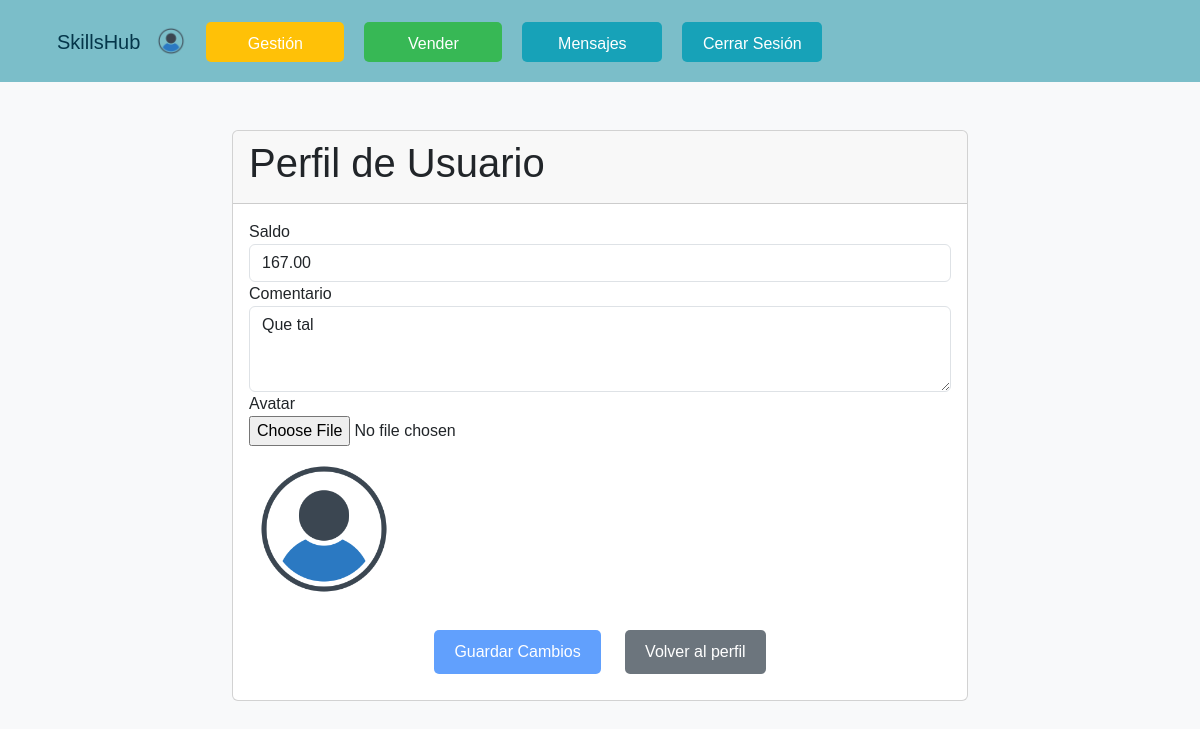
The app's page /configura_perfil/ (signed in) with its own data.
### SkillsHub/models.py (models this page shows, shortened)
class Usuario(AbstractUser):
    nombre = models.CharField(max_length=100)
    saldo = models.DecimalField(max_digits=10, decimal_places=2, default=0, null=True)
    avatar = models.ImageField(upload_to='avatars/', default='avatars/perfil.png')
    comentario = models.TextField(blank=True, null=True)
    baneado = models.BooleanField(default=False)
    seguidores = models.ManyToManyField("self", symmetrical=False, related_name='usuarios_seguidores', blank=True)
    seguidos = models.ManyToManyField("self", symmetrical=False, related_name='usuarios_seguidos', blank=True)
    insignia_perfil = models.ForeignKey(UsuarioInsignia, null=True, blank=True, on_delete=models.SET_NULL, related_name='insignia_en_perfil')

### SkillsHub/views.py (the view)
# urls.py: path('configura_perfil/', login_required(views.configura_perfil), name='configura_perfil'),
def configura_perfil(request):
    perfil_usuario = request.user
    if request.user == perfil_usuario:
        if request.method == 'POST':
            form = PerfilForm(request.POST, request.FILES, instance=request.user)
            if form.is_valid():
                pk = request.user.pk
                form.save()
                return redirect('perfil_usuario', pk=pk)
        else:
            form = PerfilForm(instance=request.user)
        return render(request, 'Proyecto/configura_perfil.html', {'form': form})
    else:
        return render(request, 'Proyecto/perfil_usuario.html')

### SkillsHub/forms.py
class PerfilForm(forms.ModelForm):
    class Meta:
      model = Usuario
      fields = ['saldo', 'comentario', 'avatar']

### SkillsHub/templates/Proyecto/configura_perfil.html (shortened to what this page needs)
{% extends './base.html' %}
{% block content %}
<div class="container mt-5">
    <div class="row justify-content-center">
        <div class="col-md-8">
            <div class="card">
                <div class="card-header">
                    <h1 class="card-title">Perfil de Usuario</h1>
                </div>
                <div class="card-body">
                    <form method="post" enctype="multipart/form-data" oninput="validarFormulario()">
                        <div class="form-group">
                            <label for="id_saldo">Saldo</label>
                            <input type="number" class="form-control" id="id_saldo" name="saldo" step="0.01" placeholder="Ingresa tu saldo" value="{{ user.saldo|stringformat:"s" }}" oninput="validarCampo(this, '^[0-9]+(\\.[0-9]{1,2})?$', 'El saldo debe ser un número válido.')">
                        </div>
                        <div class="form-group">
                            <label for="id_comentario">Comentario</label>
                            <textarea class="form-control" id="id_comentario" name="comentario" rows="3" placeholder="Ingresa una descripción" oninput="validarCampo(this, '^[A-Za-z0-9 .,]*$', 'El comentario no debe contener caracteres especiales.')">{{ user.comentario }}</textarea>
                        </div>
                        <div class="form-group">
                            <label for="id_avatar">Avatar</label>
                            <input type="file" class="form-control-file w-100" id="id_avatar" name="avatar">
                            {% if user.avatar %}
                                <img src="{{ user.avatar.url }}" alt="Avatar" class="mt-2" style="max-width: 150px;">
                            {% endif %}
                        </div>
                        <div class="text-center mt-3">
                            <button type="submit" class="btn btn-primary" id="botonGuardar" disabled>Guardar Cambios</button>
                            <a href="{% url 'perfil_usuario' user.pk %}" class="btn btn-secondary">Volver al perfil</a>
                        </div>
                    </form>
                </div>
            </div>
        </div>
    </div>
</div>
{% endblock %}

### SkillsHub/templates/Proyecto/base.html (shortened to what this page needs)
{% load static %}
<!DOCTYPE html>
<html lang="es">
<head>
    <link href="https://cdn.jsdelivr.net/npm/bootstrap@5.3.3/dist/css/bootstrap.min.css" rel="stylesheet">
</head>
<body>
   <div class="container-fluid no-margin-padding">
        <nav class="page-header navbar navbar-expand-lg navbar-light">
            <div class="container">
                <h1 class="navbar-brand"><a href="{% url 'servicios' %}" style="text-decoration: none; color: inherit;">SkillsHub</a></h1>
                {% if user.avatar %}
                    <div class="d-flex align-items-center avatar-container">
                        <a href="{% url 'perfil_usuario' user.pk %}">
                            <img src="{{ user.avatar.url }}" class="avatar" alt="Avatar">
                        </a>
                    </div>
                {% endif %}
                <div class="collapse navbar-collapse" id="navbarNav">
                    <ul class="navbar-nav text-center">
                        {% if user.is_authenticated %}
                            {% if request.user.is_authenticated and request.user.is_superuser %}
                                <li class="nav-item"><a href="{% url 'gestion' %}" class="nav-link btn btn-warning">Gestión</a></li>
                            {% endif %}
                            <li class="nav-item"><a href="{% url 'nuevo_servicio' %}" class="nav-link btn success btn-success">Vender</a></li>
                            <li class="nav-item"><a href="{% url 'rooms' %}" class="nav-link btn btn-info info text-white">Mensajes</a></li>
                            <li class="nav-item">
                                <form action="{% url 'logout' %}" method="post">
                                    <button type="submit" class="btn btn-info info text-white">Cerrar Sesión</button>
                                </form>
                            </li>
                        {% else %}
                            <li class="nav-item"><a href="{% url 'login' %}" class="nav-link btn btn-info info text-white">Iniciar Sesión</a></li>
                            <li class="nav-item"><a href="{% url 'register' %}" class="nav-link btn btn-info info text-white">Regístrate</a></li>
                        {% endif %}
                    </ul>
                </div>
            </div>
        </nav>
    </div>
    <div class="container-fluid">
        <div class="row">
            <div class="col">
                {% block content %}
                {% endblock %}
            </div>
        </div>
    </div>
</body>
</html>

### SkillsHub/templates/Proyecto/base.html (style rules this page uses)
body { background-color: #f8f9fa; font-family: Arial, sans-serif; margin: 0; padding: 0; }
.page-header { background-color: #7bbec9; }
.page-header { display: flex; justify-content: space-between; align-items: center; padding: 10px; }
.page-header h1 { margin-left: 15px; color: #04364A; margin-top: 10px; }
.btn { display: inline-block; padding: 10px 20px; margin: 10px; font-size: 16px; text-decoration: none; color: #fff; border: none; border-radius: 5px; cursor: pointer; transition: background-color 0.3s ease; }
.btn-primary { background-color: #007bff; }
.btn-secondary { background-color: #6c757d; }
.btn-warning { background-color: #ffc107; width: 138px; height: 40px; margin-left: 10px; margin-top: 12px; }
.success { background-color: #37b855; width: 138px; height: 40px; margin-top: 12px; }
.info { background-color: #17a2b8; width: 140px; height: 40px; margin-left: 10px; margin-top: 12px; }
.avatar { width: 30px; height: 30px; border-radius: 50%; margin-right: 10px; }
.no-margin-padding { margin: 0 !important; padding: 0 !important; }

### records on screen
Usuario: avatar (picture), saldo "167.00", comentario "Que tal"
